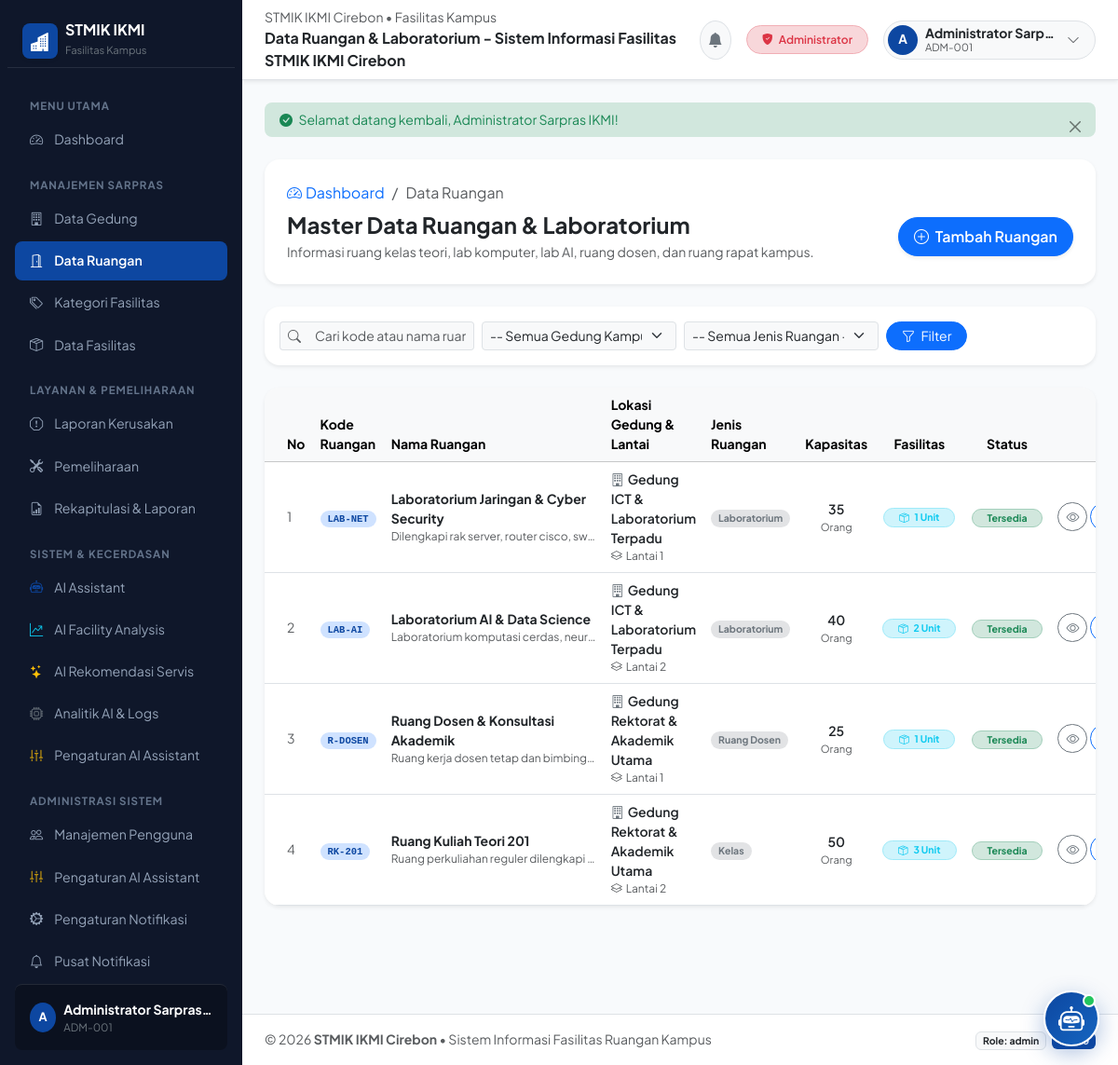
Page /public/ruangan (signed in) on the committed database.
### tables this page shows
CREATE TABLE `ruangan` (
  `id` int unsigned NOT NULL AUTO_INCREMENT,
  `gedung_id` int unsigned NOT NULL,
  `kode_ruangan` varchar(30) NOT NULL,
  `nama_ruangan` varchar(100) NOT NULL,
  `lantai` tinyint NOT NULL DEFAULT '1',
  `jenis_ruangan` enum('Kelas','Laboratorium','Ruang Dosen','Ruang Administrasi','Ruang Rapat','Ruang Seminar','Lainnya') NOT NULL DEFAULT 'Kelas',
  `kapasitas` smallint unsigned NOT NULL DEFAULT '0',
  `status` enum('tersedia','digunakan','perbaikan','nonaktif') NOT NULL DEFAULT 'tersedia',
  `keterangan` text,
  `created_at` timestamp NOT NULL DEFAULT CURRENT_TIMESTAMP,
  `updated_at` timestamp NOT NULL DEFAULT CURRENT_TIMESTAMP ON UPDATE CURRENT_TIMESTAMP,
  PRIMARY KEY (`id`),
  UNIQUE KEY `uq_ruangan_kode_ruangan` (`kode_ruangan`),
  KEY `idx_ruangan_gedung_id` (`gedung_id`),
  KEY `idx_ruangan_jenis_ruangan` (`jenis_ruangan`),
  KEY `idx_ruangan_status` (`status`),
  CONSTRAINT `fk_ruangan_gedung` FOREIGN KEY (`gedung_id`) REFERENCES `gedung` (`id`) ON DELETE RESTRICT ON UPDATE CASCADE
);

CREATE TABLE `gedung` (
  `id` int unsigned NOT NULL AUTO_INCREMENT,
  `kode_gedung` varchar(20) NOT NULL,
  `nama_gedung` varchar(100) NOT NULL,
  `lokasi` varchar(255) DEFAULT NULL,
  `jumlah_lantai` tinyint unsigned NOT NULL DEFAULT '1',
  `deskripsi` text,
  `keterangan` text,
  `status` enum('aktif','renovasi','nonaktif') NOT NULL DEFAULT 'aktif',
  `created_at` timestamp NOT NULL DEFAULT CURRENT_TIMESTAMP,
  `updated_at` timestamp NOT NULL DEFAULT CURRENT_TIMESTAMP ON UPDATE CURRENT_TIMESTAMP,
  PRIMARY KEY (`id`),
  UNIQUE KEY `uq_gedung_kode_gedung` (`kode_gedung`),
  KEY `idx_gedung_status` (`status`)
);

### app/views/ruangan/index.php (the view, shortened to what the rows shown need)
<div class="container-fluid p-0">
    <div class="card border-0 shadow-sm rounded-4 bg-white overflow-hidden mb-4">
        <div class="card-body p-0">
            <div class="table-responsive">
                <table class="table table-hover align-middle mb-0 small">
                    <thead class="table-light text-secondary">
                        <tr>
                            <th class="ps-4" style="width: 50px;">No</th>
                            <th style="width: 130px;">Kode Ruangan</th>
                            <th>Nama Ruangan</th>
                            <th>Lokasi Gedung & Lantai</th>
                            <th>Jenis Ruangan</th>
                            <th class="text-center" style="width: 100px;">Kapasitas</th>
                            <th class="text-center" style="width: 130px;">Fasilitas</th>
                            <th class="text-center" style="width: 110px;">Status</th>
                            <th class="text-end pe-4" style="width: 160px;">Aksi</th>
                        </tr>
                    </thead>
                    <tbody>
                        <?php if (empty($ruangan_list)): ?>
                        <tr>
                            <td colspan="9" class="text-center py-5 text-muted">
                                <div class="py-4">
                                    <i class="bi bi-door-closed fs-1 d-block mb-2 text-secondary opacity-50"></i>
                                    <span class="fw-semibold">Tidak ada data ruangan yang cocok dengan filter atau pencarian Anda.</span>
                                    <?php if (!empty($search) || !empty($gedung_id) || !empty($jenis_ruangan)): ?>
                                        <div class="mt-2">
                                            <a href="<?= base_url('ruangan') ?>" class="btn btn-sm btn-outline-primary rounded-pill">Reset Filter</a>
                                        </div>
                                    <?php endif; ?>
                                </div>
                            </td>
                        </tr>
                        <?php else: ?>
                            <?php
                            $startNumber = (($page - 1) * $per_page) + 1;
                            foreach ($ruangan_list as $index => $r):
                            ?>
                            <tr>
                                <td class="ps-4 text-muted"><?= $startNumber + $index ?></td>
                                <td>
                                    <span class="badge bg-primary-subtle text-primary font-monospace px-2 py-1 rounded-pill fw-bold">
                                        <?= htmlspecialchars($r['kode_ruangan']) ?>
                                    </span>
                                </td>
                                <td>
                                    <a href="<?= base_url('ruangan/detail/' . $r['id']) ?>" class="fw-bold text-dark text-decoration-none">
                                        <?= htmlspecialchars($r['nama_ruangan']) ?>
                                    </a>
                                    <?php if (!empty($r['keterangan'])): ?>
                                        <div class="text-muted small text-truncate" style="max-width: 220px; font-size: 0.75rem;">
                                            <?= htmlspecialchars($r['keterangan']) ?>
                                        </div>
                                    <?php endif; ?>
                                </td>
                                <td>
                                    <div class="fw-semibold text-dark">
                                        <i class="bi bi-building me-1 text-secondary"></i><?= htmlspecialchars($r['nama_gedung']) ?>
                                    </div>
                                    <div class="text-muted small" style="font-size: 0.75rem;">
                                        <i class="bi bi-layers me-1"></i>Lantai <?= $r['lantai'] ?>
                                    </div>
                                </td>
                                <td>
                                    <span class="badge bg-secondary-subtle text-secondary rounded-pill px-2 py-1">
                                        <?= htmlspecialchars($r['jenis_ruangan']) ?>
                                    </span>
                                </td>
                                <td class="text-center">
                                    <span class="fw-semibold text-dark"><?= $r['kapasitas'] ?></span>
                                    <small class="text-muted d-block" style="font-size: 0.7rem;">Orang</small>
                                </td>
                                <td class="text-center">
                                    <span class="badge bg-info-subtle text-info border border-info-subtle rounded-pill px-3 py-1">
                                        <i class="bi bi-box-seam me-1"></i> <?= $r['total_fasilitas'] ?> Unit
                                    </span>
                                </td>
                                <td class="text-center">
                                    <?php if ($r['status'] === 'tersedia'): ?>
                                        <span class="badge bg-success-subtle text-success border border-success-subtle rounded-pill px-3 py-1">Tersedia</span>
                                    <?php elseif ($r['status'] === 'digunakan'): ?>
                                        <span class="badge bg-warning-subtle text-warning border border-warning-subtle rounded-pill px-3 py-1">Digunakan</span>
                                    <?php elseif ($r['status'] === 'perbaikan'): ?>
                                        <span class="badge bg-danger-subtle text-danger border border-danger-subtle rounded-pill px-3 py-1">Perbaikan</span>
                                    <?php else: ?>
                                        <span class="badge bg-secondary-subtle text-secondary border border-secondary-subtle rounded-pill px-3 py-1">Nonaktif</span>
                                    <?php endif; ?>
                                </td>
                                <td class="text-end pe-4">
                                    <div class="btn-group btn-group-sm" role="group">
                                        <a href="<?= base_url('ruangan/detail/' . $r['id']) ?>" class="btn btn-outline-secondary rounded-pill me-1" title="Lihat Detail Ruangan">
                                            <i class="bi bi-eye"></i>
                                        </a>
                                        <?php if (Auth::hasRole(['admin', 'petugas_sarpras'])): ?>
                                        <a href="<?= base_url('ruangan/edit/' . $r['id']) ?>" class="btn btn-outline-primary rounded-pill me-1" title="Ubah Ruangan">
                                        </a>
                                        <?php endif; ?>
                                    </div>
                                </td>
                            </tr>
                            <?php endforeach; ?>
                        <?php endif; ?>
                    </tbody>
                </table>
            </div>
        </div>
    </div>
</div>

### rows in the picture
ruangan: index "1", kode_ruangan "LAB-NET", nama_ruangan "Laboratorium Jaringan & Cyber Security", keterangan "Dilengkapi rak server, router cisco, sw…", gedung.nama_gedung "Gedung ICT & Laboratorium Terpadu", lantai "1", jenis_ruangan "Laboratorium", kapasitas "35", total_fasilitas "1", status "Tersedia"
ruangan: index "2", kode_ruangan "LAB-AI", nama_ruangan "Laboratorium AI & Data Science", keterangan "Laboratorium komputasi cerdas, neur…", gedung.nama_gedung "Gedung ICT & Laboratorium Terpadu", lantai "2", jenis_ruangan "Laboratorium", kapasitas "40", total_fasilitas "2", status "Tersedia"
ruangan: index "3", kode_ruangan "R-DOSEN", nama_ruangan "Ruang Dosen & Konsultasi Akademik", keterangan "Ruang kerja dosen tetap dan bimbing…", gedung.nama_gedung "Gedung Rektorat & Akademik Utama", lantai "1", jenis_ruangan "Ruang Dosen", kapasitas "25", total_fasilitas "1", status "Tersedia"
ruangan: index "4", kode_ruangan "RK-201", nama_ruangan "Ruang Kuliah Teori 201", keterangan "Ruang perkuliahan reguler dilengkapi…", gedung.nama_gedung "Gedung Rektorat & Akademik Utama", lantai "2", jenis_ruangan "Kelas", kapasitas "50", total_fasilitas "3", status "Tersedia"

### other values in the picture
substr(Auth::user()['nama_lengkap'] ?? 'U', 0, 1) "A"
Auth::user()['nama_lengkap'] "Administrator Sarpras…"
Auth::user()['nomor_induk'] "ADM-001"
$title "Data Ruangan & Laboratorium - Sistem Informasi Fasilitas STMIK IKMI Cirebon"
$roleLabel "Administrator"
substr($user['nama_lengkap'] ?? 'U', 0, 1) "A"
$user['nama_lengkap'] "Administrator Sarp…"
$user['nomor_induk'] "ADM-001"
$_SESSION['flash_success'] "Selamat datang kembali, Administrator Sarpras IKMI!"
Auth::role() "admin"
APP_VERSION "1.0.0"
